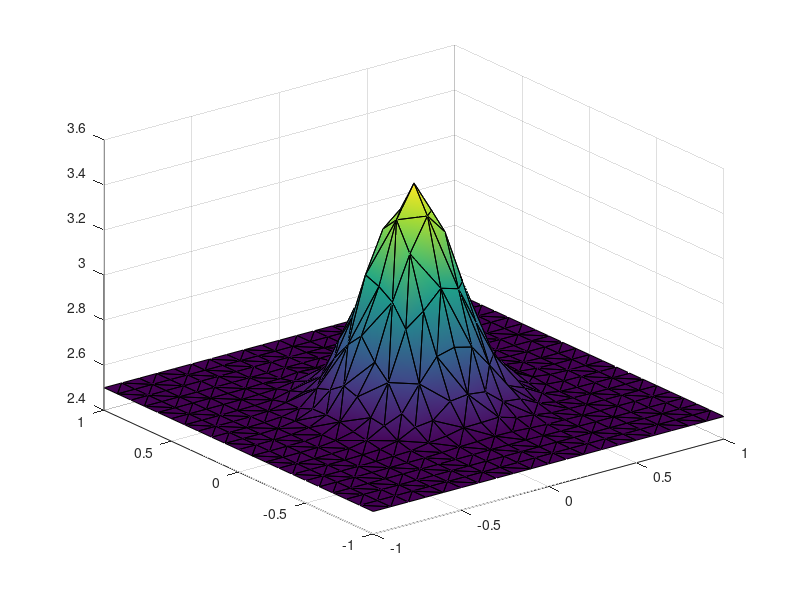

Write the MATLAB code that produced this figure. (Note: this script raises an error after producing the figure.)
%% Unstrutured FV method for 2D hyperbolic conservation laws
% Q_t + \nabla \cdot F = 0
clear all
close all
clc

global gamma grav nVar eqntype

%% Model related parameters
eqntype = 2;
switch(eqntype)
    case(1)% SW
        grav = 9.81;
        nVar = 3;
        ivarplot = 1;        
    case(2) % Euler
        gamma = 1.4;        
        nVar = 4;
        ivarplot = 4;
end

%% Define computational domain
xL = -1;                % Left boundary
xR = 1;                 % Right boundary
yL = -1;                % Bottom boundary
yR = 1;                 % Top boundary
IMAX = 20;              % Number of cells in x-direction (boundary)
JMAX = 20;              % Number of cells in y-direction (boundary)
dx = (xR-xL)/IMAX;      % Mesh spacing on the boundary
dy = (yR-yL)/JMAX;
nNode = 0;              % Counter for the total number of nodes

%% Define data for time discretization 
CFL = 0.45;             % Courant-Friedrichs-Lewy number
time = 0;               % Initial time
tend = 1.0;             % End time
NMAX = 1000;            % Maximum number of time steps

%% Create mesh
% Point cloud
for i = 1:IMAX+1
    for j= 1:JMAX+1
        nNode = nNode +1;
        x(nNode) = xL + (i-1)*dx;   % x coordinate of the node
        y(nNode) = yL + (j-1)*dy;   % y coordinate of the node
    end
end
tri = delaunay(x,y);                % Compute the delalunay triangulation
[nElem,tmp] = size(tri);            % Compute the number of elements (nElem)
triplot(tri,x,y)                    % Plot the mesh

% Compute the elements attached to each node (connectivity of 
% the dual mesh, Voronoi teselation)
nVertexElement = zeros(nNode,1); % Number of elements attached to a vertex 
VertexElement = zeros(nNode,10); % List of elements attached to avertex
for i=1:nElem   % Loop on elements
    for k=1:3       % Loop over the 3 nodes of a triangle
        iNode = tri(i,k);        % Recover the global index of the node
        nVertexElement(iNode) = nVertexElement(iNode) + 1;
        VertexElement(iNode,nVertexElement(iNode)) = i;
    end
end

% Compute the neighbors of each triangle
Neighbor = zeros(nElem,3);      % each triangle can have 3 face neighbors
NeighborEdge = zeros(nElem,3);  % local edge number inside the neighbor (not used in FV)
% Edge definition for each triangle
EdgeDef = [1 2;             % edge 1 of triangle i
    2 3;                    % edge 2
    3 1];                   % edge 3
% Search neighbors
for i=1:nElem
    for iEdge=1:3
        iNode1= tri(i,EdgeDef(iEdge,1)); % global node number
        iNode2= tri(i,EdgeDef(iEdge,2));
        for k=1:nVertexElement(iNode1)
            j = VertexElement(iNode1,k);
            if (i==j) % element i cannot be its own enighbor
                continue
            end
            for jEdge = 1:3
                jNode1  = tri(j,EdgeDef(jEdge,1));
                jNode2  = tri(j,EdgeDef(jEdge,2));
                if (iNode1 == jNode2 && iNode2 == jNode1)
                    Neighbor(i,iEdge) = j;
                    NeighborEdge(i,iEdge) = jEdge; % not used in FV
                    break
                end
            end
            if (Neighbor(i,iEdge)>0)
                break % neighbor has been found, exit loop
            end
        end
    end
end
% Compute the normal vectors, areas, edge lengths
z = [0;0;1]; %vector e_z
for i=1:nElem
    % Normal vectors and edge lengths
    check = zeros(2,1);  % check mesh for consistency
    for iEdge = 1:3
        iNode1= tri(i,EdgeDef(iEdge,1)); % global node number
        iNode2= tri(i,EdgeDef(iEdge,2));
        v(:,iEdge) = [x(iNode2)-x(iNode1);
            y(iNode2)-y(iNode1);
            0];
        n3d = cross( v(:,iEdge),z); % outward normal vector
        NormalVector(:,iEdge,i) = n3d(1:2)/sqrt(sum(n3d.^2)); % Unit normal vector
        EdgeLength(iEdge,i) = sqrt(sum(v(:,iEdge).^2));
        check = check + NormalVector(:,iEdge,i)*EdgeLength(iEdge,i);
    end
    if (sqrt(sum(check.^2))>1e-12)
        disp('Mesh is not consistent. Please debug!')
        return
    end
    % Area
    temp = cross(v(:,1),-v(:,3));
    Area(i) = temp(3)/2;
    % Barycenter of each triangle
    xb(i) = 1/3*sum(x(tri(i,:)));
    yb(i) = 1/3*sum(y(tri(i,:)));    
    % Incircle diameter
    Incircle(i) = 4*Area(i)/sum(EdgeLength(:,i));
end
disp('Mesh seems to  be consistent')

%% Define initial condition
for i=1:nElem
    switch(eqntype)
        case(1)
            % Shallow water
            Q(:,i) = [ 1; 0; 0];
            Q(1,i) = Q(1,i) + 1*exp(-0.5*( xb(i)^2+yb(i)^2 )/0.2^2);
        case(2)
            % Euler
            Q(:,i) = [ 1; 0; 0; 1/(gamma-1) ];
            Q(4,i) = Q(4,i) + 1*exp(-0.5*( xb(i)^2+yb(i)^2 )/0.2^2);
    end
end

% Interpolate data from cell centers to the nodes
NodeArea = zeros(nNode,1);
QNode    = zeros(nVar,nNode);
for i=1:nElem
    for k=1:3
        iNode = tri(i,k);
        NodeArea(iNode) = NodeArea(iNode) + Area(i);
        QNode(:,iNode)  = QNode(:,iNode)  + Area(i)*Q(:,i);
    end
end
% area-weighted average
for iNode=1:nNode
        QNode(:,iNode) = QNode(:,iNode) / NodeArea(iNode);
end

% Plot IC
s = trisurf(tri,x,y,QNode(ivarplot,:));
set(s,'EdgeColor',[0,0,0])  % black edges
set(s,'FaceColor','interp')

%% FV solver
for n=1:NMAX % Time loop
    % Compute maximum eigenvalue
    amax = 0;    
    for i=1:nElem
        amax = max(amax, max(abs(lambda(Q(:,i),[0;0]))) ); 
    end 
    % Compute time step
    dt = CFL*min(Incircle)/amax;
    if(time+dt>tend)
        dt = tend-time;
    end
    if(time>=tend)
        break
    end
    Qnew = Q;
    for i=1:nElem
        for iEdge=1:3
            j = Neighbor(i,iEdge); % find the index of the element on the other side
            nij = NormalVector(:,iEdge,i); % normal vector to the face
            if (j==0)
                % we are in the boundary: reflective wall
                Qi = Q(:,i);
                Qj = Qi;
                Qj(2:3) = Qj(2:3) -2 * (nij(1)*Qi(2)+nij(2)*Qi(3))*nij;
            else
                % Inside thedomain
                Qi = Q(:,i);
                Qj = Q(:,j);
            end
            smax = max( max(abs(lambda(Qi,nij))), max(abs(lambda(Qj,nij))) );
            % Numerical flux in normal direction (Rusanov/local Lax-Fiedrichs flux)
            Fn = 0.5*(F(Qi)+F(Qj))*nij - 0.5 *smax*(Qj-Qi);
            Qnew(:,i) = Qnew(:,i) - dt/Area(i)*EdgeLength(iEdge,i)*Fn;
        end
    end
    
    % Update time and overwrite solution
    time = time +dt;
    Q = Qnew;
    
    % Interpolate from cell centers to nodes
    QNode    = zeros(nVar,nNode);
    for i=1:nElem
        for k=1:3
            iNode = tri(i,k);
            QNode(:,iNode)  = QNode(:,iNode)  + Area(i)*Q(:,i)/ NodeArea(iNode);
        end
    end
    % Plot solution 
    s = trisurf(tri,x,y,QNode(ivarplot,:));
    set(s,'EdgeColor',[0,0,0])  % black edges
    set(s,'FaceColor','interp')
    title(sprintf('Current time = %f',time))
%     axis([xL xR yL yR 0 2])
    drawnow
end